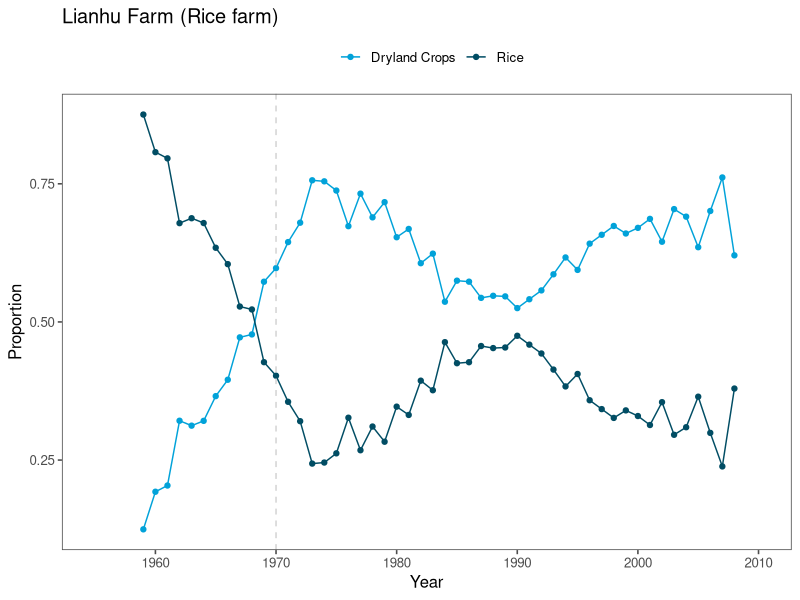
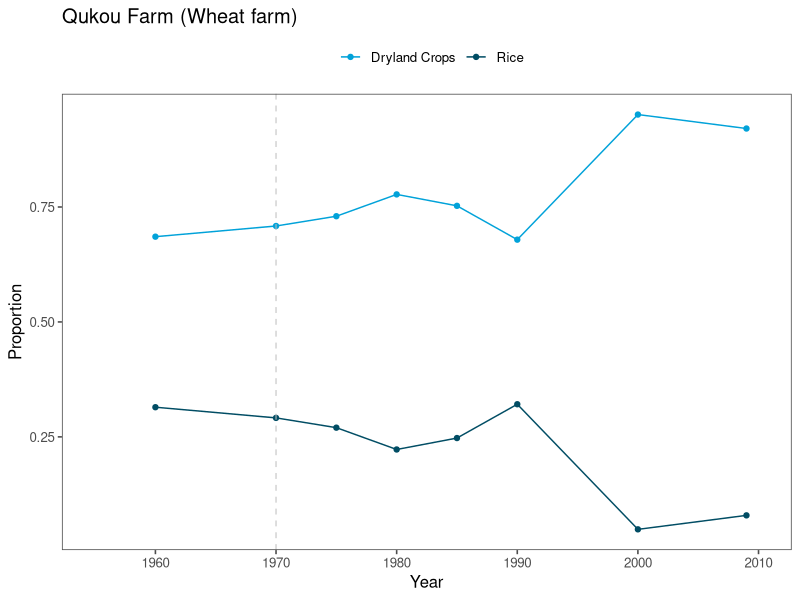

Recreate these plots in R, in order. (Note: this script raises an error after producing the figures.)
## ---- chunk 1
library(tidyverse)
library(here)
library(ggthemes)
library(patchwork)

lianhu_population <- read_csv(here("data/lianhu_population.csv"))
qukou_population <- read_csv(here("data/qukou_population.csv"))
lianhu_crops <- read_csv(here("data/lianhu_crops.csv"))
qukou_crops <- read_csv(here("data/qukou_crops.csv"))
## ---- chunk 2
lianhu_crops %>% 
  mutate(sorghum_and_corn_area = as.numeric(sorghum_and_corn_area)) %>% 
  mutate(dry_land_crops_area = wheat_area + sorghum_and_corn_area) %>% 
  mutate(
    rice_over_sum = rice_area / (rice_area + dry_land_crops_area),
    dry_land_sum = dry_land_crops_area / (rice_area + dry_land_crops_area)
  ) %>% 
  select(year, rice_over_sum, dry_land_sum) %>% 
  pivot_longer(cols = c(rice_over_sum, dry_land_sum)) %>% 
  mutate(name = case_when(
    name == "dry_land_sum" ~ "Dryland Crops", 
    TRUE ~ "Rice"
  )) %>% 
  ggplot(aes(x = year, y = value, color = name)) + 
  geom_point() +
  geom_line(stat = 'summary', fun = 'mean') + 
  theme_few() +
  ylab("Proportion") + 
  labs(title = "Lianhu Farm (Rice farm)") + 
  theme(legend.position = "top") + 
  scale_color_discrete(name = "") + 
  xlab("Year") + 
  xlim(1955, 2010)+
  geom_vline(xintercept = 1970, color = "gray", linetype = "dashed", alpha = .7) + 
  ggthemes::scale_color_economist(name = "")
## ---- chunk 3
qukou_crops %>% 
  mutate(dry_land_crops_area = wheat_area + corn_area + sorghum_area) %>% 
  mutate(
    rice_over_sum = rice_area / (rice_area + dry_land_crops_area),
    dry_land_sum = dry_land_crops_area / (rice_area + dry_land_crops_area)
  ) %>% 
  select(year, rice_over_sum, dry_land_sum) %>% 
  pivot_longer(cols = c(rice_over_sum, dry_land_sum)) %>% 
  mutate(name = case_when(
    name == "dry_land_sum" ~ "Dryland Crops", 
    TRUE ~ "Rice"
  )) %>% 
  ggplot(aes(x = year, y = value, color = name)) + 
  geom_point() +
  geom_line(stat = 'summary', fun = 'mean') + 
  theme_few() +
  ylab("Proportion") + 
  labs(title = "Qukou Farm (Wheat farm)") + 
  theme(legend.position = "top") + 
  scale_color_discrete(name = "") + 
  xlab("Year") + 
  xlim(1955, 2010)+
  geom_vline(xintercept = 1970, color = "gray", linetype = "dashed", alpha = .7) + 
  ggthemes::scale_color_economist(name = "")
  
## ---- chunk 4
lianhu_crops_p <- lianhu_crops %>% 
  select(year, wheat_proportion, rice_proportion) %>% 
  pivot_longer(cols = c(wheat_proportion, rice_proportion)) %>% 
  mutate(name = case_when(
    name == "wheat_proportion" ~ "Wheat", 
    TRUE ~ "Rice"
  )) %>% 
  ggplot(aes(x = year, y = value, color = name)) + 
  geom_point() + 
  geom_line() + 
  theme_few() +
  ylab("Proportion") + 
  labs(title = "Lianhu Farm (Rice farm)") + 
  theme(legend.position = "top") + 
  scale_color_discrete(name = "") + 
  xlab("Year") + 
  xlim(1955, 2010)+
  geom_vline(xintercept = 1970, color = "gray", linetype = "dashed", alpha = .7) + 
  ggthemes::scale_color_economist(name = "")

qukou_crops_p <- qukou_crops %>% 
  filter(!is.na(wheat_and_barley_proportion)) %>% 
  select(year, wheat_and_barley_proportion, rice_proportion) %>% 
  pivot_longer(cols = c(wheat_and_barley_proportion, rice_proportion)) %>% 
   mutate(name = case_when(
    name == "wheat_and_barley_proportion" ~ "Wheat and Barley", 
    TRUE ~ "Rice"
  )) %>% 
  ggplot(aes(x = year, y = value, color = name)) + 
  geom_point() + 
  geom_line() + 
  ylim(0, 100) +
  theme_few() +
  ylab("") + 
  labs(title = "Qukou Farm (Wheat farm)") + 
  theme(legend.position = "top") + 
  xlab("Year") + 
  xlim(1955, 2010)+
  geom_vline(xintercept = 1970, color = "gray", linetype = "dashed", alpha = .7) + 
  ggthemes::scale_color_economist(name = "")

  
## ---- chunk 5
lianhu_crops_p <- lianhu_crops %>% 
  mutate(sorghum_and_corn_area = as.numeric(sorghum_and_corn_area)) %>% 
  mutate(dry_land_crops_area = wheat_area + sorghum_and_corn_area) %>% 
  mutate(
    rice_over_sum = rice_area / (rice_area + dry_land_crops_area),
    dry_land_sum = dry_land_crops_area / (rice_area + dry_land_crops_area)
  ) %>% 
  select(year, rice_over_sum, dry_land_sum) %>% 
  pivot_longer(cols = c(rice_over_sum, dry_land_sum)) %>% 
  mutate(name = case_when(
    name == "dry_land_sum" ~ "Dryland Crops", 
    TRUE ~ "Rice"
  )) %>% 
  ggplot(aes(x = year, y = value, color = name)) + 
  geom_point() + 
  geom_line(stat = 'summary', fun = 'mean') + 
   ylim(0, 1) +
  theme_few() +
  ylab("Proportion") + 
  labs(title = "Lianhu Farm (Rice farm)") + 
  theme(legend.position = "top") + 
  scale_color_discrete(name = "") + 
  xlab("Year") + 
  xlim(1955, 2010)+
  geom_vline(xintercept = 1970, color = "gray", linetype = "dashed", alpha = .7) + 
  ggthemes::scale_color_economist(name = "")

qukou_crops_p <- qukou_crops %>% 
  mutate(dry_land_crops_area = wheat_area + corn_area + sorghum_area) %>% 
  mutate(
    rice_over_sum = rice_area / (rice_area + dry_land_crops_area),
    dry_land_sum = dry_land_crops_area / (rice_area + dry_land_crops_area)
  ) %>% 
  select(year, rice_over_sum, dry_land_sum) %>% 
  pivot_longer(cols = c(rice_over_sum, dry_land_sum)) %>% 
  mutate(name = case_when(
    name == "dry_land_sum" ~ "Dryland Crops", 
    TRUE ~ "Rice"
  ))%>% 
  ggplot(aes(x = year, y = value, color = name)) + 
  geom_point() + 
  geom_line(stat = 'summary', fun = 'mean') + 
  ylim(0, 1) +
  theme_few() +
  ylab("") + 
  labs(title = "Qukou Farm (Wheat farm)") + 
  theme(legend.position = "top") + 
  xlab("Year") + 
  xlim(1955, 2010)+
  geom_vline(xintercept = 1970, color = "gray", linetype = "dashed", alpha = .7) + 
  ggthemes::scale_color_economist(name = "")
## ---- chunk 6
crop_p <- lianhu_crops_p + qukou_crops_p 
saveRDS(crop_p, here("cached_data/crop_p.Rds"))
